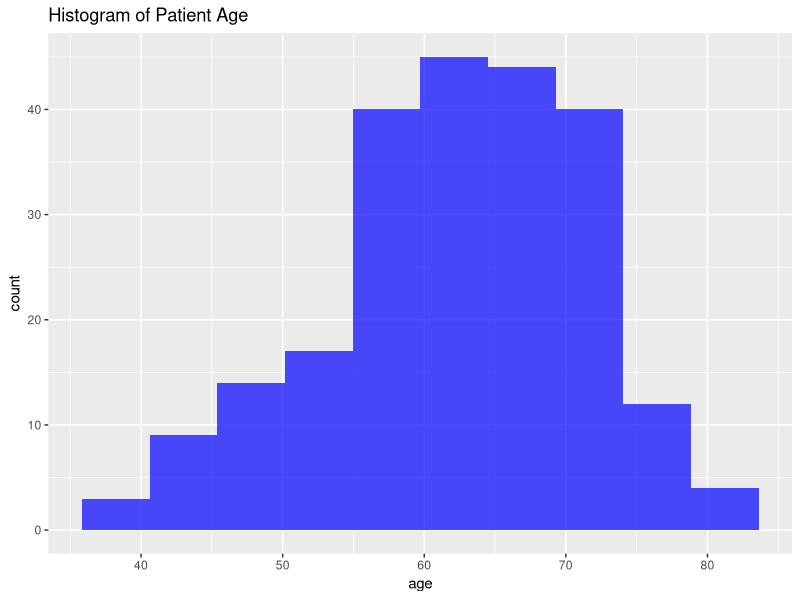
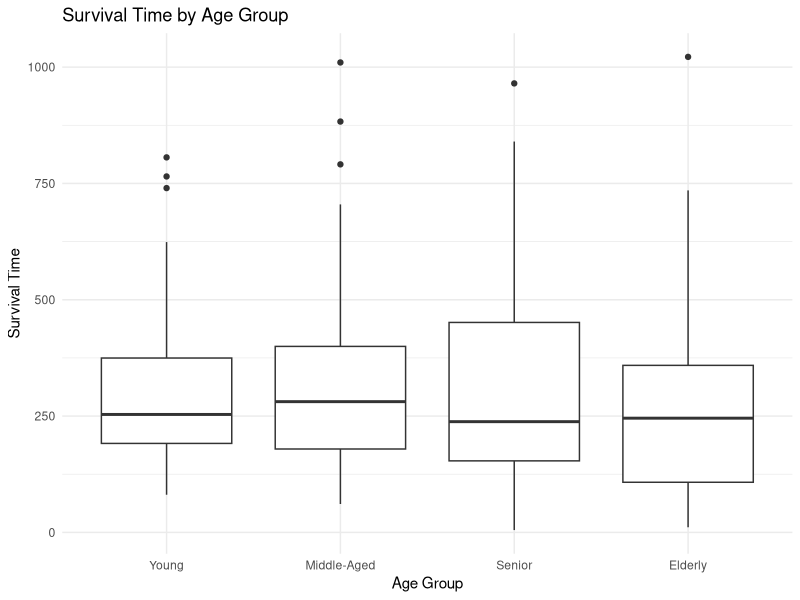
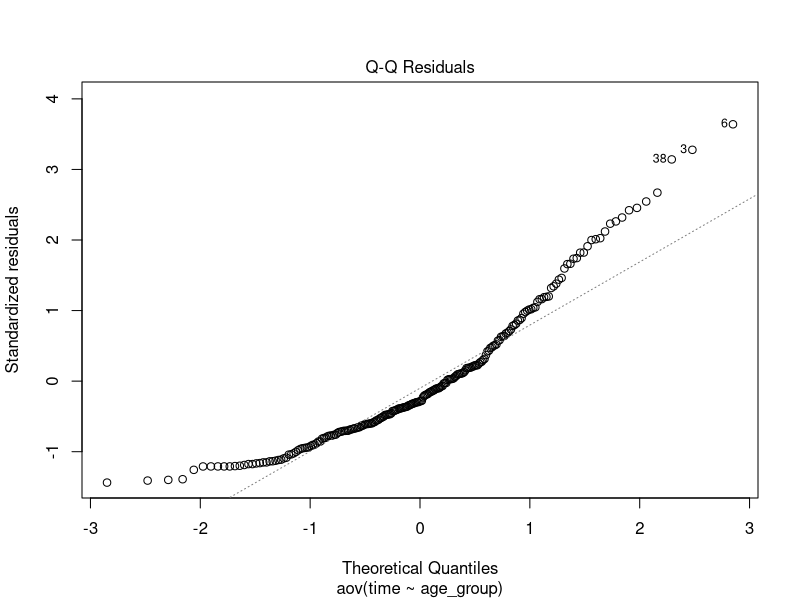

The R script that drew these images, in order:
# Medical Statistical Analysis: T-tests and ANOVA
# Using NCCTG Lung Cancer Dataset

# Load required libraries
library(survival)  # For lung cancer dataset
library(tidyverse)
library(ggplot2)
library(car)  # For Levene's test

# Load the lung cancer dataset
data(lung)

# Data preparation
# Convert categorical variables
lung$sex_label <- factor(lung$sex, labels = c("Male", "Female"))
lung$status_label <- factor(lung$status, labels = c("Censored", "Dead"))

# 1. ONE SAMPLE T-TEST
# Normality Check for Age
# Histogram
ggplot(lung, aes(x = age)) +
  geom_histogram(bins = 10, fill = "blue", alpha = 0.7) +
  labs(title = "Histogram of Patient Age")

# Shapiro-Wilk Test for Normality of Age
shapiro_test_age <- shapiro.test(lung$age)
print("Shapiro-Wilk Test for Age Normality:")
print(shapiro_test_age)


# Test if the mean age is different from a hypothetical population age of 60
t_test_one_sample <- t.test(lung$age, mu = 60)
print("One Sample T-Test (Age):")
print(t_test_one_sample)



# 2. INDEPENDENT TWO-SAMPLE T-TEST
# Compare survival times between males and females

# Levene's Test for Homogeneity of Variance
levene_test_survival <- leveneTest(
  lung$time, 
  lung$sex_label
)
print("Levene's Test for Homogeneity of Variance:")
print(levene_test_survival)

t_test_survival_by_sex <- t.test(
  time ~ sex_label, 
  data = lung
)
print("Independent Two-Sample T-Test (Survival Time by Sex):")
print(t_test_survival_by_sex)

# 3. ANOVA 
# Create age groups for ANOVA
lung$age_group <- cut(
  lung$age, 
  breaks = c(0, 50, 60, 70, Inf), 
  labels = c("Young", "Middle-Aged", "Senior", "Elderly")
)

# Perform One-Way ANOVA on survival time across age groups
anova_model <- aov(
  time ~ age_group, 
  data = lung
)
print("One-Way ANOVA Results (Survival Time by Age Group):")
print(summary(anova_model))

# Post-hoc Tukey Test
tukey_test <- TukeyHSD(anova_model)
print("Tukey Post-hoc Test:")
print(tukey_test)

# Visualization of Survival Time by Age Group
ggplot(lung, aes(x = age_group, y = time)) +
  geom_boxplot() +
  labs(
    title = "Survival Time by Age Group", 
    x = "Age Group", 
    y = "Survival Time"
  ) +
  theme_minimal()

# Diagnostic Plot for ANOVA
# Q-Q Plot to check normality of residuals
plot(anova_model, which = 2)


# Additional Descriptive Statistics
summary_stats <- lung %>%
  group_by(sex_label) %>%
  summarise(
    mean_age = mean(age, na.rm = TRUE),
    mean_survival_time = mean(time, na.rm = TRUE),
    sd_survival_time = sd(time, na.rm = TRUE)
  )
print("Summary Statistics by Sex:")
print(summary_stats)